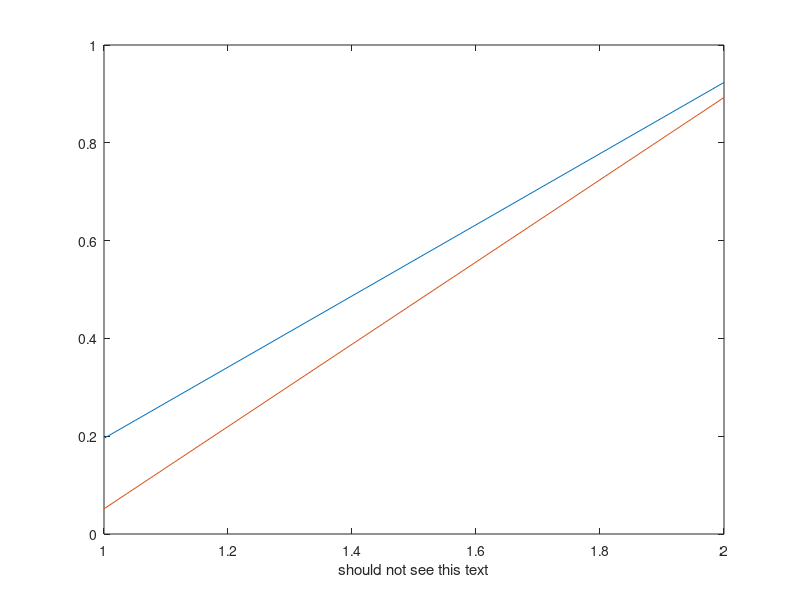

Here is the MATLAB script that generated this plot: (Note: this script raises an error after producing the figure.)
%% Preamble -- not to appear in userguide
hfig = figure;
set(hfig,'units','centimeters','NumberTitle','off','Name','ex02');
pos = get(hfig,'position');
set(hfig,'position',[pos(1:2),4,3]);
%% Everything below appears in userguide
plot(rand(2));
axis([1 2 0 1]);
xlabel('should not see this text','UserData',...
  'matlabfrag:Plays nice with \LaTeX');
matlabfrag('graphics/ex02');